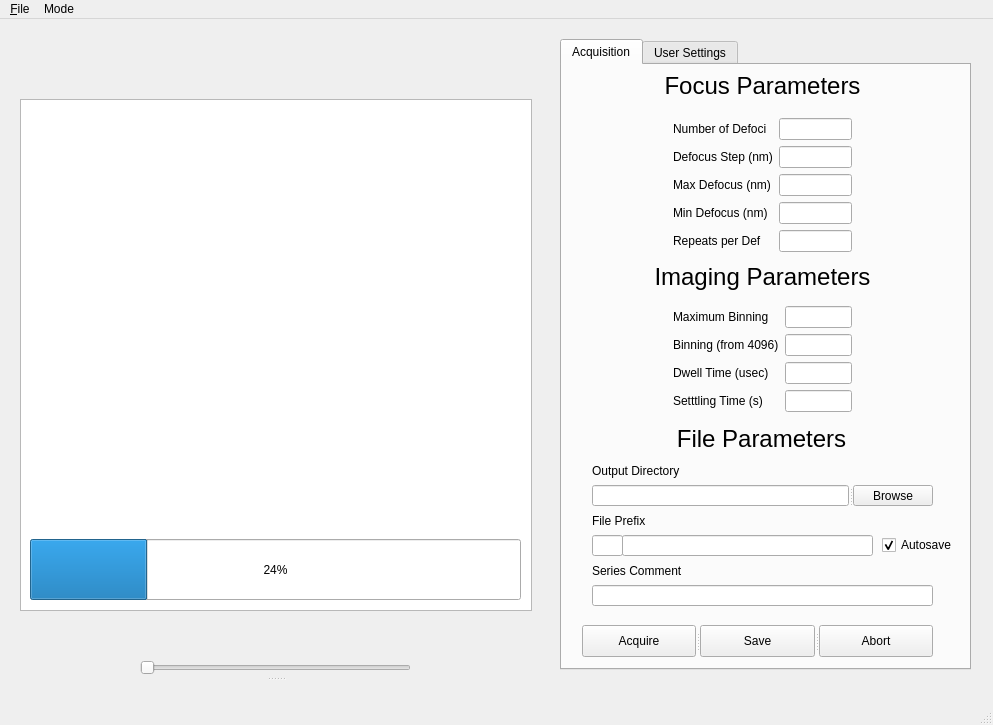
<?xml version="1.0" encoding="UTF-8"?>
<ui version="4.0">
 <class>MainWindow</class>
 <widget class="QMainWindow" name="MainWindow">
  <property name="geometry">
   <rect>
    <x>0</x>
    <y>0</y>
    <width>993</width>
    <height>725</height>
   </rect>
  </property>
  <property name="windowTitle">
   <string>MainWindow</string>
  </property>
  <widget class="QWidget" name="centralWidget">
   <widget class="QGraphicsView" name="graphicsView">
    <property name="geometry">
     <rect>
      <x>20</x>
      <y>80</y>
      <width>512</width>
      <height>512</height>
     </rect>
    </property>
    <property name="frameShadow">
     <enum>QFrame::Sunken</enum>
    </property>
   </widget>
   <widget class="QTabWidget" name="tabWidget">
    <property name="geometry">
     <rect>
      <x>560</x>
      <y>20</y>
      <width>411</width>
      <height>631</height>
     </rect>
    </property>
    <property name="sizePolicy">
     <sizepolicy hsizetype="Fixed" vsizetype="Fixed">
      <horstretch>0</horstretch>
      <verstretch>0</verstretch>
     </sizepolicy>
    </property>
    <property name="font">
     <font>
      <stylestrategy>PreferDefault</stylestrategy>
     </font>
    </property>
    <property name="toolTip">
     <string/>
    </property>
    <property name="layoutDirection">
     <enum>Qt::LeftToRight</enum>
    </property>
    <property name="autoFillBackground">
     <bool>false</bool>
    </property>
    <property name="tabPosition">
     <enum>QTabWidget::North</enum>
    </property>
    <property name="tabShape">
     <enum>QTabWidget::Rounded</enum>
    </property>
    <property name="currentIndex">
     <number>0</number>
    </property>
    <property name="elideMode">
     <enum>Qt::ElideRight</enum>
    </property>
    <property name="usesScrollButtons">
     <bool>false</bool>
    </property>
    <property name="movable">
     <bool>true</bool>
    </property>
    <widget class="QWidget" name="acqTab">
     <attribute name="title">
      <string>Acquisition</string>
     </attribute>
     <widget class="QWidget" name="formLayoutWidget_2">
      <property name="geometry">
       <rect>
        <x>100</x>
        <y>42</y>
        <width>201</width>
        <height>157</height>
       </rect>
      </property>
      <layout class="QFormLayout" name="formLayout_2">
       <item row="0" column="0">
        <widget class="QLabel" name="lblNum">
         <property name="text">
          <string>Number of Defoci</string>
         </property>
        </widget>
       </item>
       <item row="0" column="1">
        <widget class="QLineEdit" name="inNum"/>
       </item>
       <item row="1" column="0">
        <widget class="QLabel" name="lblSte">
         <property name="text">
          <string>Defocus Step (nm)</string>
         </property>
        </widget>
       </item>
       <item row="1" column="1">
        <widget class="QLineEdit" name="inSte"/>
       </item>
       <item row="2" column="0">
        <widget class="QLabel" name="lblMax">
         <property name="text">
          <string>Max Defocus (nm)</string>
         </property>
        </widget>
       </item>
       <item row="2" column="1">
        <widget class="QLineEdit" name="inMax"/>
       </item>
       <item row="3" column="0">
        <widget class="QLabel" name="lblMin">
         <property name="text">
          <string>Min Defocus (nm)</string>
         </property>
        </widget>
       </item>
       <item row="3" column="1">
        <widget class="QLineEdit" name="inMin"/>
       </item>
       <item row="4" column="0">
        <widget class="QLabel" name="lblReps">
         <property name="text">
          <string>Repeats per Def</string>
         </property>
        </widget>
       </item>
       <item row="4" column="1">
        <widget class="QLineEdit" name="inNumRep"/>
       </item>
      </layout>
     </widget>
     <widget class="QWidget" name="formLayoutWidget">
      <property name="geometry">
       <rect>
        <x>100</x>
        <y>230</y>
        <width>201</width>
        <height>148</height>
       </rect>
      </property>
      <layout class="QFormLayout" name="formLayout">
       <item row="0" column="0">
        <widget class="QLabel" name="lblMaxBin">
         <property name="text">
          <string>Maximum Binning</string>
         </property>
        </widget>
       </item>
       <item row="0" column="1">
        <widget class="QLineEdit" name="inMaxBin"/>
       </item>
       <item row="1" column="0">
        <widget class="QLabel" name="lblBin">
         <property name="text">
          <string>Binning (from 4096)</string>
         </property>
        </widget>
       </item>
       <item row="1" column="1">
        <widget class="QLineEdit" name="inBin"/>
       </item>
       <item row="2" column="0">
        <widget class="QLabel" name="lblTim">
         <property name="text">
          <string>Dwell Time (usec)</string>
         </property>
        </widget>
       </item>
       <item row="2" column="1">
        <widget class="QLineEdit" name="inTim"/>
       </item>
       <item row="3" column="0">
        <widget class="QLabel" name="lblSetTim">
         <property name="text">
          <string>Setttling Time (s)</string>
         </property>
        </widget>
       </item>
       <item row="3" column="1">
        <widget class="QLineEdit" name="inSetTim"/>
       </item>
      </layout>
     </widget>
     <widget class="QLabel" name="lblFilPar">
      <property name="geometry">
       <rect>
        <x>30</x>
        <y>350</y>
        <width>339</width>
        <height>48</height>
       </rect>
      </property>
      <property name="font">
       <font>
        <pointsize>18</pointsize>
       </font>
      </property>
      <property name="text">
       <string>File Parameters</string>
      </property>
      <property name="alignment">
       <set>Qt::AlignCenter</set>
      </property>
     </widget>
     <widget class="QLabel" name="lblOutDir">
      <property name="geometry">
       <rect>
        <x>30</x>
        <y>390</y>
        <width>141</width>
        <height>31</height>
       </rect>
      </property>
      <property name="text">
       <string>Output Directory</string>
      </property>
     </widget>
     <widget class="QLabel" name="lblFilPre">
      <property name="geometry">
       <rect>
        <x>30</x>
        <y>440</y>
        <width>71</width>
        <height>31</height>
       </rect>
      </property>
      <property name="text">
       <string>File Prefix</string>
      </property>
     </widget>
     <widget class="QLineEdit" name="inFilPre">
      <property name="geometry">
       <rect>
        <x>60</x>
        <y>470</y>
        <width>251</width>
        <height>21</height>
       </rect>
      </property>
      <property name="sizePolicy">
       <sizepolicy hsizetype="Fixed" vsizetype="Fixed">
        <horstretch>0</horstretch>
        <verstretch>0</verstretch>
       </sizepolicy>
      </property>
      <property name="frame">
       <bool>true</bool>
      </property>
     </widget>
     <widget class="QLineEdit" name="inFilInd">
      <property name="geometry">
       <rect>
        <x>30</x>
        <y>470</y>
        <width>31</width>
        <height>21</height>
       </rect>
      </property>
      <property name="text">
       <string/>
      </property>
     </widget>
     <widget class="QCheckBox" name="checkBox">
      <property name="geometry">
       <rect>
        <x>320</x>
        <y>470</y>
        <width>83</width>
        <height>20</height>
       </rect>
      </property>
      <property name="text">
       <string>Autosave</string>
      </property>
      <property name="checked">
       <bool>true</bool>
      </property>
     </widget>
     <widget class="QLabel" name="lblSerCom">
      <property name="geometry">
       <rect>
        <x>30</x>
        <y>490</y>
        <width>141</width>
        <height>31</height>
       </rect>
      </property>
      <property name="text">
       <string>Series Comment</string>
      </property>
     </widget>
     <widget class="QLineEdit" name="inSerCom">
      <property name="geometry">
       <rect>
        <x>30</x>
        <y>520</y>
        <width>341</width>
        <height>21</height>
       </rect>
      </property>
      <property name="sizePolicy">
       <sizepolicy hsizetype="Fixed" vsizetype="Fixed">
        <horstretch>0</horstretch>
        <verstretch>0</verstretch>
       </sizepolicy>
      </property>
      <property name="frame">
       <bool>true</bool>
      </property>
     </widget>
     <widget class="QSplitter" name="splitter">
      <property name="geometry">
       <rect>
        <x>30</x>
        <y>420</y>
        <width>341</width>
        <height>21</height>
       </rect>
      </property>
      <property name="orientation">
       <enum>Qt::Horizontal</enum>
      </property>
      <widget class="QLineEdit" name="inOutDir">
       <property name="enabled">
        <bool>true</bool>
       </property>
       <property name="sizePolicy">
        <sizepolicy hsizetype="MinimumExpanding" vsizetype="Fixed">
         <horstretch>70</horstretch>
         <verstretch>0</verstretch>
        </sizepolicy>
       </property>
      </widget>
      <widget class="QPushButton" name="broBtn">
       <property name="text">
        <string>Browse</string>
       </property>
      </widget>
     </widget>
     <widget class="QSplitter" name="splitter_2">
      <property name="geometry">
       <rect>
        <x>20</x>
        <y>560</y>
        <width>351</width>
        <height>32</height>
       </rect>
      </property>
      <property name="orientation">
       <enum>Qt::Horizontal</enum>
      </property>
      <widget class="QPushButton" name="acqBtn">
       <property name="text">
        <string>Acquire</string>
       </property>
      </widget>
      <widget class="QPushButton" name="savBtn">
       <property name="text">
        <string>Save</string>
       </property>
      </widget>
      <widget class="QPushButton" name="aboBtn">
       <property name="text">
        <string>Abort</string>
       </property>
      </widget>
     </widget>
     <widget class="QLabel" name="lblPar">
      <property name="geometry">
       <rect>
        <x>0</x>
        <y>0</y>
        <width>401</width>
        <height>41</height>
       </rect>
      </property>
      <property name="font">
       <font>
        <pointsize>18</pointsize>
       </font>
      </property>
      <property name="text">
       <string>Focus Parameters</string>
      </property>
      <property name="alignment">
       <set>Qt::AlignCenter</set>
      </property>
     </widget>
     <widget class="QLabel" name="lblImaPar">
      <property name="geometry">
       <rect>
        <x>0</x>
        <y>191</y>
        <width>401</width>
        <height>41</height>
       </rect>
      </property>
      <property name="font">
       <font>
        <pointsize>18</pointsize>
       </font>
      </property>
      <property name="text">
       <string>Imaging Parameters</string>
      </property>
      <property name="alignment">
       <set>Qt::AlignCenter</set>
      </property>
     </widget>
    </widget>
    <widget class="QWidget" name="usrTab">
     <attribute name="title">
      <string>User Settings</string>
     </attribute>
     <widget class="QWidget" name="verticalLayoutWidget_8">
      <property name="geometry">
       <rect>
        <x>30</x>
        <y>30</y>
        <width>341</width>
        <height>191</height>
       </rect>
      </property>
      <property name="font">
       <font>
        <pointsize>13</pointsize>
       </font>
      </property>
      <layout class="QVBoxLayout" name="verticalLayout_8">
       <item>
        <widget class="QLabel" name="lblCamera">
         <property name="font">
          <font>
           <pointsize>18</pointsize>
          </font>
         </property>
         <property name="text">
          <string>Status</string>
         </property>
         <property name="alignment">
          <set>Qt::AlignCenter</set>
         </property>
        </widget>
       </item>
       <item>
        <layout class="QHBoxLayout" name="horizontalLayout_5">
         <item>
          <widget class="QLabel" name="lblMaxX">
           <property name="font">
            <font>
             <pointsize>12</pointsize>
             <weight>75</weight>
             <bold>true</bold>
            </font>
           </property>
           <property name="layoutDirection">
            <enum>Qt::LeftToRight</enum>
           </property>
           <property name="text">
            <string>Max X-Res:</string>
           </property>
           <property name="alignment">
            <set>Qt::AlignRight|Qt::AlignTrailing|Qt::AlignVCenter</set>
           </property>
          </widget>
         </item>
         <item>
          <widget class="QLabel" name="outMaxX">
           <property name="font">
            <font>
             <pointsize>13</pointsize>
            </font>
           </property>
           <property name="text">
            <string/>
           </property>
          </widget>
         </item>
        </layout>
       </item>
       <item>
        <layout class="QHBoxLayout" name="horizontalLayout_3">
         <item>
          <widget class="QLabel" name="lblMaxY">
           <property name="font">
            <font>
             <pointsize>12</pointsize>
             <weight>75</weight>
             <bold>true</bold>
            </font>
           </property>
           <property name="layoutDirection">
            <enum>Qt::LeftToRight</enum>
           </property>
           <property name="text">
            <string>Max Y-Res:</string>
           </property>
           <property name="alignment">
            <set>Qt::AlignRight|Qt::AlignTrailing|Qt::AlignVCenter</set>
           </property>
          </widget>
         </item>
         <item>
          <widget class="QLabel" name="outMaxY">
           <property name="font">
            <font>
             <pointsize>13</pointsize>
            </font>
           </property>
           <property name="text">
            <string/>
           </property>
          </widget>
         </item>
        </layout>
       </item>
       <item>
        <layout class="QHBoxLayout" name="horizontalLayout_4">
         <item>
          <widget class="QLabel" name="lblCurBin">
           <property name="font">
            <font>
             <pointsize>12</pointsize>
             <weight>75</weight>
             <bold>true</bold>
            </font>
           </property>
           <property name="layoutDirection">
            <enum>Qt::LeftToRight</enum>
           </property>
           <property name="text">
            <string>Current Binning:</string>
           </property>
           <property name="alignment">
            <set>Qt::AlignRight|Qt::AlignTrailing|Qt::AlignVCenter</set>
           </property>
          </widget>
         </item>
         <item>
          <widget class="QLabel" name="outCurBin">
           <property name="font">
            <font>
             <pointsize>13</pointsize>
            </font>
           </property>
           <property name="text">
            <string/>
           </property>
          </widget>
         </item>
        </layout>
       </item>
       <item>
        <layout class="QHBoxLayout" name="horizontalLayout_15">
         <item>
          <widget class="QLabel" name="lblCurX">
           <property name="font">
            <font>
             <pointsize>12</pointsize>
             <weight>75</weight>
             <bold>true</bold>
            </font>
           </property>
           <property name="layoutDirection">
            <enum>Qt::LeftToRight</enum>
           </property>
           <property name="text">
            <string>Current X-Res:</string>
           </property>
           <property name="alignment">
            <set>Qt::AlignRight|Qt::AlignTrailing|Qt::AlignVCenter</set>
           </property>
          </widget>
         </item>
         <item>
          <widget class="QLabel" name="outCurX">
           <property name="font">
            <font>
             <pointsize>13</pointsize>
            </font>
           </property>
           <property name="text">
            <string/>
           </property>
          </widget>
         </item>
        </layout>
       </item>
       <item>
        <layout class="QHBoxLayout" name="horizontalLayout_14">
         <item>
          <widget class="QLabel" name="lblCurY">
           <property name="font">
            <font>
             <pointsize>12</pointsize>
             <weight>75</weight>
             <bold>true</bold>
            </font>
           </property>
           <property name="layoutDirection">
            <enum>Qt::LeftToRight</enum>
           </property>
           <property name="text">
            <string>Current Y-Res:</string>
           </property>
           <property name="alignment">
            <set>Qt::AlignRight|Qt::AlignTrailing|Qt::AlignVCenter</set>
           </property>
          </widget>
         </item>
         <item>
          <widget class="QLabel" name="outCurY">
           <property name="font">
            <font>
             <pointsize>13</pointsize>
            </font>
           </property>
           <property name="text">
            <string/>
           </property>
          </widget>
         </item>
        </layout>
       </item>
      </layout>
     </widget>
     <widget class="QPushButton" name="usrButton">
      <property name="geometry">
       <rect>
        <x>140</x>
        <y>470</y>
        <width>115</width>
        <height>32</height>
       </rect>
      </property>
      <property name="text">
       <string>Save Settings</string>
      </property>
     </widget>
     <widget class="QSplitter" name="splitter_4">
      <property name="geometry">
       <rect>
        <x>30</x>
        <y>430</y>
        <width>341</width>
        <height>21</height>
       </rect>
      </property>
      <property name="sizePolicy">
       <sizepolicy hsizetype="Fixed" vsizetype="Fixed">
        <horstretch>0</horstretch>
        <verstretch>0</verstretch>
       </sizepolicy>
      </property>
      <property name="orientation">
       <enum>Qt::Horizontal</enum>
      </property>
      <widget class="QLineEdit" name="inUsrOutDir">
       <property name="enabled">
        <bool>true</bool>
       </property>
       <property name="sizePolicy">
        <sizepolicy hsizetype="MinimumExpanding" vsizetype="Fixed">
         <horstretch>70</horstretch>
         <verstretch>0</verstretch>
        </sizepolicy>
       </property>
       <property name="font">
        <font>
         <pointsize>13</pointsize>
        </font>
       </property>
       <property name="frame">
        <bool>true</bool>
       </property>
      </widget>
      <widget class="QPushButton" name="usrBroBtn">
       <property name="text">
        <string>Browse</string>
       </property>
      </widget>
     </widget>
     <widget class="QLabel" name="lblFocParam">
      <property name="geometry">
       <rect>
        <x>0</x>
        <y>251</y>
        <width>401</width>
        <height>41</height>
       </rect>
      </property>
      <property name="font">
       <font>
        <pointsize>18</pointsize>
       </font>
      </property>
      <property name="text">
       <string>User Settings</string>
      </property>
      <property name="alignment">
       <set>Qt::AlignCenter</set>
      </property>
     </widget>
     <widget class="QLabel" name="lblUsrOutDir">
      <property name="geometry">
       <rect>
        <x>31</x>
        <y>410</y>
        <width>341</width>
        <height>17</height>
       </rect>
      </property>
      <property name="font">
       <font>
        <pointsize>13</pointsize>
       </font>
      </property>
      <property name="text">
       <string>Output Directory</string>
      </property>
     </widget>
     <widget class="QLabel" name="lblSamInf">
      <property name="geometry">
       <rect>
        <x>31</x>
        <y>350</y>
        <width>351</width>
        <height>17</height>
       </rect>
      </property>
      <property name="font">
       <font>
        <pointsize>13</pointsize>
       </font>
      </property>
      <property name="text">
       <string>Sample Information</string>
      </property>
     </widget>
     <widget class="QLabel" name="lblResNam">
      <property name="geometry">
       <rect>
        <x>31</x>
        <y>290</y>
        <width>361</width>
        <height>17</height>
       </rect>
      </property>
      <property name="font">
       <font>
        <pointsize>13</pointsize>
       </font>
      </property>
      <property name="text">
       <string>Researcher Name</string>
      </property>
     </widget>
     <widget class="QLineEdit" name="inResNam">
      <property name="geometry">
       <rect>
        <x>31</x>
        <y>310</y>
        <width>142</width>
        <height>21</height>
       </rect>
      </property>
      <property name="font">
       <font>
        <pointsize>13</pointsize>
       </font>
      </property>
     </widget>
     <widget class="QLineEdit" name="inSamInf">
      <property name="geometry">
       <rect>
        <x>31</x>
        <y>371</y>
        <width>341</width>
        <height>21</height>
       </rect>
      </property>
      <property name="font">
       <font>
        <pointsize>13</pointsize>
       </font>
      </property>
     </widget>
    </widget>
   </widget>
   <widget class="QLabel" name="lblStatus">
    <property name="geometry">
     <rect>
      <x>40</x>
      <y>600</y>
      <width>481</width>
      <height>31</height>
     </rect>
    </property>
    <property name="font">
     <font>
      <pointsize>18</pointsize>
     </font>
    </property>
    <property name="text">
     <string/>
    </property>
    <property name="alignment">
     <set>Qt::AlignCenter</set>
    </property>
   </widget>
   <widget class="QWidget" name="horizontalLayoutWidget">
    <property name="geometry">
     <rect>
      <x>180</x>
      <y>20</y>
      <width>171</width>
      <height>51</height>
     </rect>
    </property>
    <layout class="QHBoxLayout" name="horizontalLayout_6">
     <item>
      <widget class="QLabel" name="lblXRes">
       <property name="font">
        <font>
         <pointsize>16</pointsize>
         <weight>75</weight>
         <bold>true</bold>
        </font>
       </property>
       <property name="text">
        <string/>
       </property>
       <property name="alignment">
        <set>Qt::AlignRight|Qt::AlignTrailing|Qt::AlignVCenter</set>
       </property>
      </widget>
     </item>
     <item>
      <widget class="QLabel" name="lblYRes">
       <property name="font">
        <font>
         <pointsize>16</pointsize>
         <weight>75</weight>
         <bold>true</bold>
        </font>
       </property>
       <property name="text">
        <string/>
       </property>
      </widget>
     </item>
    </layout>
   </widget>
   <widget class="QSplitter" name="splitter_3">
    <property name="geometry">
     <rect>
      <x>0</x>
      <y>0</y>
      <width>0</width>
      <height>0</height>
     </rect>
    </property>
    <property name="orientation">
     <enum>Qt::Horizontal</enum>
    </property>
   </widget>
   <widget class="QProgressBar" name="progressBar">
    <property name="geometry">
     <rect>
      <x>30</x>
      <y>520</y>
      <width>491</width>
      <height>61</height>
     </rect>
    </property>
    <property name="value">
     <number>24</number>
    </property>
   </widget>
   <widget class="QSplitter" name="splitter_5">
    <property name="geometry">
     <rect>
      <x>140</x>
      <y>640</y>
      <width>271</width>
      <height>38</height>
     </rect>
    </property>
    <property name="orientation">
     <enum>Qt::Vertical</enum>
    </property>
    <widget class="QSlider" name="viewSlider">
     <property name="orientation">
      <enum>Qt::Horizontal</enum>
     </property>
    </widget>
    <widget class="QLabel" name="lblSlider">
     <property name="text">
      <string/>
     </property>
     <property name="alignment">
      <set>Qt::AlignCenter</set>
     </property>
    </widget>
   </widget>
  </widget>
  <widget class="QStatusBar" name="statusBar"/>
  <widget class="QMenuBar" name="menuBar">
   <property name="geometry">
    <rect>
     <x>0</x>
     <y>0</y>
     <width>993</width>
     <height>22</height>
    </rect>
   </property>
   <widget class="QMenu" name="menu_File">
    <property name="title">
     <string>&amp;File</string>
    </property>
    <addaction name="menuOpenINI"/>
    <addaction name="menuSaveINI"/>
    <addaction name="menuSaveINIAs"/>
   </widget>
   <widget class="QMenu" name="menuMode">
    <property name="title">
     <string>Mode</string>
    </property>
    <addaction name="actionTEM"/>
    <addaction name="actionSTEM"/>
    <addaction name="separator"/>
    <addaction name="actionFocal"/>
    <addaction name="actionTilt"/>
   </widget>
   <addaction name="menu_File"/>
   <addaction name="menuMode"/>
  </widget>
  <action name="menuOpenINI">
   <property name="text">
    <string>Open INI File</string>
   </property>
  </action>
  <action name="menuSaveINI">
   <property name="text">
    <string>Save State to INI</string>
   </property>
  </action>
  <action name="menuSaveINIAs">
   <property name="text">
    <string>Save to INI as...</string>
   </property>
  </action>
  <action name="actionTEM">
   <property name="text">
    <string>TEM</string>
   </property>
   <property name="font">
    <font>
     <weight>50</weight>
     <bold>false</bold>
    </font>
   </property>
  </action>
  <action name="actionSTEM">
   <property name="text">
    <string>STEM</string>
   </property>
  </action>
  <action name="actionFocal">
   <property name="text">
    <string>Focal</string>
   </property>
  </action>
  <action name="actionTilt">
   <property name="text">
    <string>Tilt</string>
   </property>
  </action>
 </widget>
 <layoutdefault spacing="6" margin="11"/>
 <resources/>
 <connections/>
</ui>
